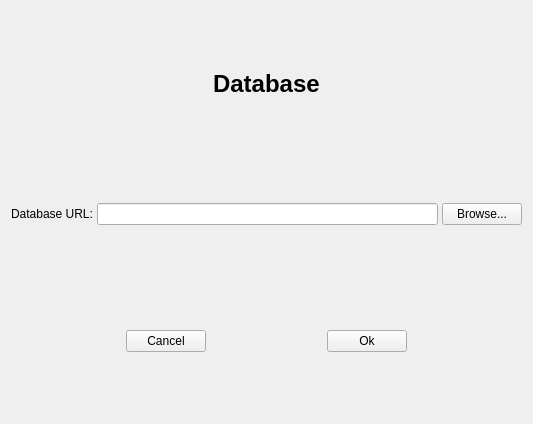
<?xml version="1.0" encoding="UTF-8"?>
<ui version="4.0">
 <class>ParametersDialog</class>
 <widget class="QWidget" name="ParametersDialog">
  <property name="windowModality">
   <enum>Qt::NonModal</enum>
  </property>
  <property name="geometry">
   <rect>
    <x>0</x>
    <y>0</y>
    <width>533</width>
    <height>424</height>
   </rect>
  </property>
  <property name="windowTitle">
   <string>Form</string>
  </property>
  <layout class="QVBoxLayout" name="verticalLayout_2">
   <item>
    <layout class="QHBoxLayout" name="horizontalLayout_3">
     <item>
      <spacer name="horizontalSpacer_2">
       <property name="orientation">
        <enum>Qt::Horizontal</enum>
       </property>
       <property name="sizeHint" stdset="0">
        <size>
         <width>40</width>
         <height>20</height>
        </size>
       </property>
      </spacer>
     </item>
     <item>
      <widget class="QLabel" name="titleLabel">
       <property name="sizePolicy">
        <sizepolicy hsizetype="Preferred" vsizetype="Maximum">
         <horstretch>0</horstretch>
         <verstretch>0</verstretch>
        </sizepolicy>
       </property>
       <property name="font">
        <font>
         <pointsize>18</pointsize>
         <weight>75</weight>
         <bold>true</bold>
        </font>
       </property>
       <property name="text">
        <string>Database</string>
       </property>
      </widget>
     </item>
     <item>
      <spacer name="horizontalSpacer_3">
       <property name="orientation">
        <enum>Qt::Horizontal</enum>
       </property>
       <property name="sizeHint" stdset="0">
        <size>
         <width>40</width>
         <height>20</height>
        </size>
       </property>
      </spacer>
     </item>
    </layout>
   </item>
   <item>
    <spacer name="verticalSpacer">
     <property name="orientation">
      <enum>Qt::Vertical</enum>
     </property>
     <property name="sizeType">
      <enum>QSizePolicy::Fixed</enum>
     </property>
     <property name="sizeHint" stdset="0">
      <size>
       <width>20</width>
       <height>40</height>
      </size>
     </property>
    </spacer>
   </item>
   <item>
    <layout class="QHBoxLayout" name="horizontalLayout">
     <property name="spacing">
      <number>4</number>
     </property>
     <item>
      <widget class="QLabel" name="databaseURLLabel">
       <property name="text">
        <string>Database URL:</string>
       </property>
      </widget>
     </item>
     <item>
      <widget class="QLineEdit" name="databaseURLLineEdit"/>
     </item>
     <item>
      <widget class="QPushButton" name="browseButton">
       <property name="text">
        <string>Browse...</string>
       </property>
      </widget>
     </item>
    </layout>
   </item>
   <item>
    <spacer name="verticalSpacer_2">
     <property name="orientation">
      <enum>Qt::Vertical</enum>
     </property>
     <property name="sizeType">
      <enum>QSizePolicy::Fixed</enum>
     </property>
     <property name="sizeHint" stdset="0">
      <size>
       <width>20</width>
       <height>40</height>
      </size>
     </property>
    </spacer>
   </item>
   <item>
    <layout class="QHBoxLayout" name="horizontalLayout_2">
     <item>
      <widget class="QPushButton" name="cancelButton">
       <property name="sizePolicy">
        <sizepolicy hsizetype="Maximum" vsizetype="Fixed">
         <horstretch>0</horstretch>
         <verstretch>0</verstretch>
        </sizepolicy>
       </property>
       <property name="text">
        <string>Cancel</string>
       </property>
      </widget>
     </item>
     <item>
      <widget class="QPushButton" name="okButton">
       <property name="sizePolicy">
        <sizepolicy hsizetype="Maximum" vsizetype="Fixed">
         <horstretch>0</horstretch>
         <verstretch>0</verstretch>
        </sizepolicy>
       </property>
       <property name="text">
        <string>Ok</string>
       </property>
      </widget>
     </item>
    </layout>
   </item>
  </layout>
 </widget>
 <resources/>
 <connections/>
</ui>
